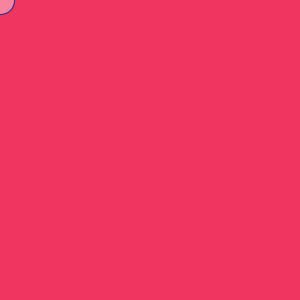
Frame 1 (no input)
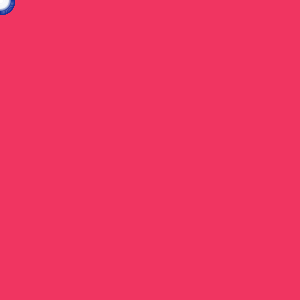
Frame 60 (the mouse pressed at the canvas centre just before this capture)
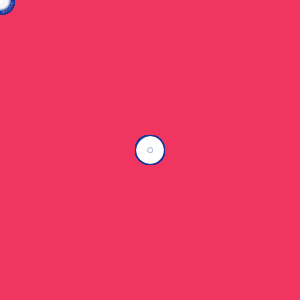
Frame 120 (the mouse held since frame 60 and released just before this capture)

The Processing sketch that drew these frames (run headless with seeded random() and noise(); from frame 60 on, the mouse is pressed at the canvas centre):

// Processing sketch: sketch_1_dibujo
// ── sketch_1_dibujo.pde
float r = 0;
void setup() {
  size(300, 300);
  background(240, 53, 97); 
  //noStroke();
  stroke(20, 50, 150);
  fill(255, 100);
}

void draw() {  
  r = abs(30 * cos(frameRate));
  ellipse(mouseX, mouseY, r, r);  
}

void keyPressed() {
  background(240, 53, 97);  
} 
